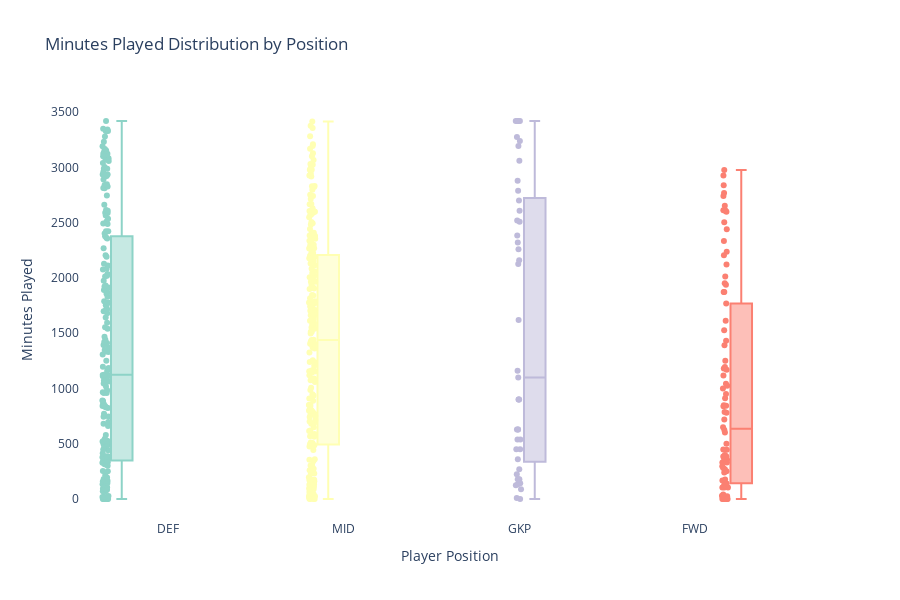
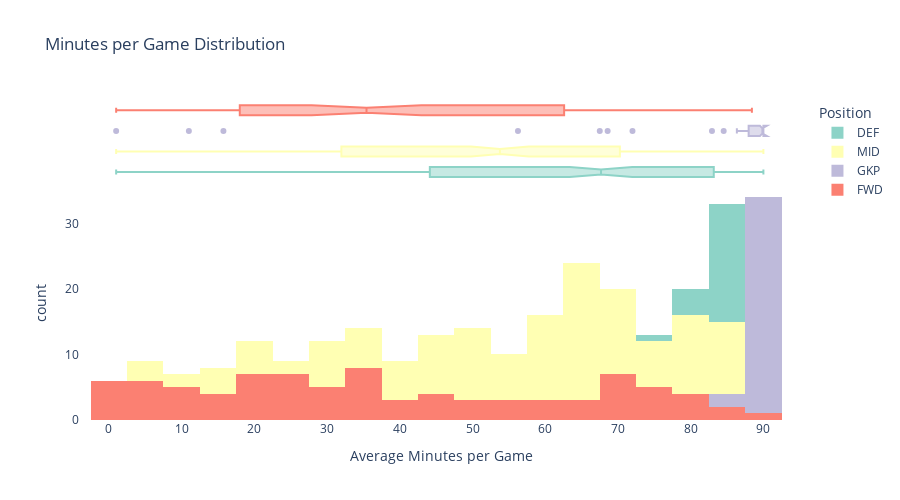

Notebook cell for these charts, in order:
### Markdown cell above
## Initial Data Insights

### Dataset Composition
- The dataset contains comprehensive statistics for all Premier League players
- Position distribution shows a balanced squad composition across teams
- Playing time varies significantly, indicating mix of regular starters and squad players

### Data Quality
- High data completeness with minimal missing values
- Consistent recording of key performance metrics
- Appropriate range of values across different statistical categories

### Key Observations
1. Playing Time Distribution
   - Clear distinction between regular starters and substitutes
   - Impact on cumulative statistics needs normalization

2. Position Balance
   - Standard modern football squad composition
   - Allows for tactical flexibility and comparison

### Code cell
# Playing Time Analysis
fig = px.box(
    df,
    x='Position',
    y='Minutes',
    color='Position',
    points='all',
    title='Minutes Played Distribution by Position',
    labels={'Minutes': 'Minutes Played', 'Position': 'Player Position'},
    color_discrete_sequence=px.colors.qualitative.Set3
)

fig.update_layout(
    height=600,
    width=900,
    showlegend=False,
    boxmode='group',
    plot_bgcolor='white'
)

fig.show()

# Create minutes-per-game metric
df['Minutes per Game'] = df['Minutes'] / df['Appearances']

# Plot minutes per game distribution
fig = px.histogram(
    df,
    x='Minutes per Game',
    color='Position',
    marginal='box',
    title='Minutes per Game Distribution',
    labels={'Minutes per Game': 'Average Minutes per Game'},
    color_discrete_sequence=px.colors.qualitative.Set3
)

fig.update_layout(
    height=500,
    width=900,
    barmode='overlay',
    plot_bgcolor='white'
)

fig.show()

### Figure 1 — Plotly figure (JSON) as saved in the notebook; plotly's stock layout.template omitted (floating-point values rounded to 4 significant figures; data arrays with more than 128 entries replaced by an {"elided": "..."} marker saying what was removed)
{"data": [{"alignmentgroup": "True", "boxpoints": "all", "hovertemplate": "Player Position=%{x}<br>Minutes Played=%{y}<extra></extra>", "legendgroup": "DEF", "marker": {"color": "rgb(141,211,199)"}, "name": "DEF", "notched": false, "offsetgroup": "DEF", "orientation": "v", "showlegend": true, "type": "box", "x": {"elided": "202 str values"}, "x0": " ", "xaxis": "x", "y": {"elided": "202 int values"}, "y0": " ", "yaxis": "y"}, {"alignmentgroup": "True", "boxpoints": "all", "hovertemplate": "Player Position=%{x}<br>Minutes Played=%{y}<extra></extra>", "legendgroup": "MID", "marker": {"color": "rgb(255,255,179)"}, "name": "MID", "notched": false, "offsetgroup": "MID", "orientation": "v", "showlegend": true, "type": "box", "x": {"elided": "229 str values"}, "x0": " ", "xaxis": "x", "y": {"elided": "229 int values"}, "y0": " ", "yaxis": "y"}, {"alignmentgroup": "True", "boxpoints": "all", "hovertemplate": "Player Position=%{x}<br>Minutes Played=%{y}<extra></extra>", "legendgroup": "GKP", "marker": {"color": "rgb(190,186,218)"}, "name": "GKP", "notched": false, "offsetgroup": "GKP", "orientation": "v", "showlegend": true, "type": "box", "x": ["GKP", "GKP", "GKP", "GKP", "GKP", "GKP", "GKP", "GKP", "GKP", "GKP", "GKP", "GKP", "GKP", "GKP", "GKP", "GKP", "GKP", "GKP", "GKP", "GKP", "GKP", "GKP", "GKP", "GKP", "GKP", "GKP", "GKP", "GKP", "GKP", "GKP", "GKP", "GKP", "GKP", "GKP", "GKP", "GKP", "GKP", "GKP", "GKP", "GKP", "GKP", "GKP", "GKP", "GKP", "GKP"], "x0": " ", "xaxis": "x", "y": [3420, 180, 3195, 225, 2790, 450, 144, 3276, 3240, 180, 540, 2880, 3420, 3420, 3420, 126, 1620, 630, 135, 900, 2385, 2509, 900, 11, 2321, 1099, 360, 3060, 900, 2520, 3420, 2700, 450, 270, 540, 90, 630, 2160, 2259, 2126, 1161, 180, 2609, 630, 1], "y0": " ", "yaxis": "y"}, {"alignmentgroup": "True", "boxpoints": "all", "hovertemplate": "Player Position=%{x}<br>Minutes Played=%{y}<extra></extra>", "legendgroup": "FWD", "marker": {"color": "rgb(251,128,114)"}, "name": "FWD", "notched": false, "offsetgroup": "FWD", "orientation": "v", "showlegend": true, "type": "box", "x": ["FWD", "FWD", "FWD", "FWD", "FWD", "FWD", "FWD", "FWD", "FWD", "FWD", "FWD", "FWD", "FWD", "FWD", "FWD", "FWD", "FWD", "FWD", "FWD", "FWD", "FWD", "FWD", "FWD", "FWD", "FWD", "FWD", "FWD", "FWD", "FWD", "FWD", "FWD", "FWD", "FWD", "FWD", "FWD", "FWD", "FWD", "FWD", "FWD", "FWD", "FWD", "FWD", "FWD", "FWD", "FWD", "FWD", "FWD", "FWD", "FWD", "FWD", "FWD", "FWD", "FWD", "FWD", "FWD", "FWD", "FWD", "FWD", "FWD", "FWD", "FWD", "FWD", "FWD", "FWD", "FWD", "FWD", "FWD", "FWD", "FWD", "FWD", "FWD", "FWD", "FWD", "FWD", "FWD", "FWD", "FWD", "FWD", "FWD", "FWD", "FWD", "FWD", "FWD", "FWD", "FWD", "FWD"], "x0": " ", "xaxis": "x", "y": [603, 1874, 6, 298, 626, 2610, 105, 331, 2335, 1, 1, 446, 11, 168, 2927, 2122, 1953, 2608, 364, 2238, 1, 178, 4, 1026, 2654, 1252, 331, 1528, 1613, 2440, 42, 1, 21, 2505, 951, 253, 125, 649, 1170, 2612, 1001, 21, 2839, 105, 142, 721, 1, 1938, 1118, 1194, 104, 5, 27, 2741, 1182, 1770, 160, 1392, 2013, 2769, 357, 124, 2976, 840, 281, 400, 143, 448, 1432, 240, 1044, 385, 1874, 31, 2206, 913, 361, 500, 10, 849, 780, 270, 387, 844, 788, 2599], "y0": " ", "yaxis": "y"}], "layout": {"boxmode": "group", "height": 600, "legend": {"title": {"text": "Player Position"}, "tracegroupgap": 0}, "plot_bgcolor": "white", "showlegend": false, "title": {"text": "Minutes Played Distribution by Position"}, "width": 900, "xaxis": {"anchor": "y", "categoryarray": ["DEF", "MID", "GKP", "FWD"], "categoryorder": "array", "domain": [0, 1], "title": {"text": "Player Position"}}, "yaxis": {"anchor": "x", "domain": [0, 1], "title": {"text": "Minutes Played"}}}}

### Figure 2 — Plotly figure (JSON) as saved in the notebook; plotly's stock layout.template omitted (floating-point values rounded to 4 significant figures; data arrays with more than 128 entries replaced by an {"elided": "..."} marker saying what was removed)
{"data": [{"bingroup": "x", "hovertemplate": "Position=DEF<br>Average Minutes per Game=%{x}<br>count=%{y}<extra></extra>", "legendgroup": "DEF", "marker": {"color": "rgb(141,211,199)", "pattern": {"shape": ""}}, "name": "DEF", "orientation": "v", "showlegend": true, "type": "histogram", "x": {"elided": "202 float values"}, "xaxis": "x", "yaxis": "y"}, {"hovertemplate": "Position=DEF<br>Average Minutes per Game=%{x}<extra></extra>", "legendgroup": "DEF", "marker": {"color": "rgb(141,211,199)"}, "name": "DEF", "notched": true, "showlegend": false, "type": "box", "x": {"elided": "202 float values"}, "xaxis": "x2", "yaxis": "y2"}, {"bingroup": "x", "hovertemplate": "Position=MID<br>Average Minutes per Game=%{x}<br>count=%{y}<extra></extra>", "legendgroup": "MID", "marker": {"color": "rgb(255,255,179)", "pattern": {"shape": ""}}, "name": "MID", "orientation": "v", "showlegend": true, "type": "histogram", "x": {"elided": "229 float values"}, "xaxis": "x", "yaxis": "y"}, {"hovertemplate": "Position=MID<br>Average Minutes per Game=%{x}<extra></extra>", "legendgroup": "MID", "marker": {"color": "rgb(255,255,179)"}, "name": "MID", "notched": true, "showlegend": false, "type": "box", "x": {"elided": "229 float values"}, "xaxis": "x2", "yaxis": "y2"}, {"bingroup": "x", "hovertemplate": "Position=GKP<br>Average Minutes per Game=%{x}<br>count=%{y}<extra></extra>", "legendgroup": "GKP", "marker": {"color": "rgb(190,186,218)", "pattern": {"shape": ""}}, "name": "GKP", "orientation": "v", "showlegend": true, "type": "histogram", "x": [90.0, 90.0, 86.35, 56.25, 90.0, 90.0, 72.0, 88.54, 90.0, 90.0, 90.0, 90.0, 90.0, 90.0, 90.0, 15.75, 90.0, 90.0, 67.5, 90.0, 88.33, 89.61, 90.0, 11.0, 89.27, 84.54, 90.0, 90.0, 90.0, 90.0, 90.0, 90.0, 90.0, 90.0, 90.0, 90.0, 90.0, 90.0, 86.88, 68.58, 82.93, 90.0, 89.97, 90.0, 1.0], "xaxis": "x", "yaxis": "y"}, {"hovertemplate": "Position=GKP<br>Average Minutes per Game=%{x}<extra></extra>", "legendgroup": "GKP", "marker": {"color": "rgb(190,186,218)"}, "name": "GKP", "notched": true, "showlegend": false, "type": "box", "x": [90.0, 90.0, 86.35, 56.25, 90.0, 90.0, 72.0, 88.54, 90.0, 90.0, 90.0, 90.0, 90.0, 90.0, 90.0, 15.75, 90.0, 90.0, 67.5, 90.0, 88.33, 89.61, 90.0, 11.0, 89.27, 84.54, 90.0, 90.0, 90.0, 90.0, 90.0, 90.0, 90.0, 90.0, 90.0, 90.0, 90.0, 90.0, 86.88, 68.58, 82.93, 90.0, 89.97, 90.0, 1.0], "xaxis": "x2", "yaxis": "y2"}, {"bingroup": "x", "hovertemplate": "Position=FWD<br>Average Minutes per Game=%{x}<br>count=%{y}<extra></extra>", "legendgroup": "FWD", "marker": {"color": "rgb(251,128,114)", "pattern": {"shape": ""}}, "name": "FWD", "orientation": "v", "showlegend": true, "type": "histogram", "x": [35.47, 81.48, 6.0, 21.29, 31.3, 68.68, 6.562, 19.47, 75.32, 1.0, 1.0, 23.47, 3.667, 21.0, 83.63, 70.73, 72.33, 72.44, 30.33, 74.6, 1.0, 22.25, 2.0, 35.38, 71.73, 62.6, 33.1, 50.93, 62.04, 73.94, 10.5, 1.0, 10.5, 65.92, 30.68, 25.3, 11.36, 24.96, 36.56, 70.59, 50.05, 5.25, 81.11, 15.0, 23.67, 31.35, 1.0, 55.37, 37.27, 45.92, 17.33, 5.0, 27.0, 88.42, 73.88, 61.03, 22.86, 43.5, 62.91, 81.44, 19.83, 8.857, 82.67, 27.1, 14.79, 15.38, 35.75, 44.8, 40.91, 48.0, 41.76, 32.08, 56.79, 10.33, 81.7, 70.23, 36.1, 33.33, 3.333, 53.06, 41.05, 18.0, 18.43, 60.29, 43.78, 74.26], "xaxis": "x", "yaxis": "y"}, {"hovertemplate": "Position=FWD<br>Average Minutes per Game=%{x}<extra></extra>", "legendgroup": "FWD", "marker": {"color": "rgb(251,128,114)"}, "name": "FWD", "notched": true, "showlegend": false, "type": "box", "x": [35.47, 81.48, 6.0, 21.29, 31.3, 68.68, 6.562, 19.47, 75.32, 1.0, 1.0, 23.47, 3.667, 21.0, 83.63, 70.73, 72.33, 72.44, 30.33, 74.6, 1.0, 22.25, 2.0, 35.38, 71.73, 62.6, 33.1, 50.93, 62.04, 73.94, 10.5, 1.0, 10.5, 65.92, 30.68, 25.3, 11.36, 24.96, 36.56, 70.59, 50.05, 5.25, 81.11, 15.0, 23.67, 31.35, 1.0, 55.37, 37.27, 45.92, 17.33, 5.0, 27.0, 88.42, 73.88, 61.03, 22.86, 43.5, 62.91, 81.44, 19.83, 8.857, 82.67, 27.1, 14.79, 15.38, 35.75, 44.8, 40.91, 48.0, 41.76, 32.08, 56.79, 10.33, 81.7, 70.23, 36.1, 33.33, 3.333, 53.06, 41.05, 18.0, 18.43, 60.29, 43.78, 74.26], "xaxis": "x2", "yaxis": "y2"}], "layout": {"barmode": "overlay", "height": 500, "legend": {"title": {"text": "Position"}, "tracegroupgap": 0}, "plot_bgcolor": "white", "title": {"text": "Minutes per Game Distribution"}, "width": 900, "xaxis": {"anchor": "y", "domain": [0, 1], "title": {"text": "Average Minutes per Game"}}, "xaxis2": {"anchor": "y2", "domain": [0, 1], "matches": "x", "showgrid": true, "showticklabels": false}, "yaxis": {"anchor": "x", "domain": [0, 0.7326], "title": {"text": "count"}}, "yaxis2": {"anchor": "x2", "domain": [0.7426, 1], "matches": "y2", "showgrid": false, "showline": false, "showticklabels": false, "ticks": ""}}}
